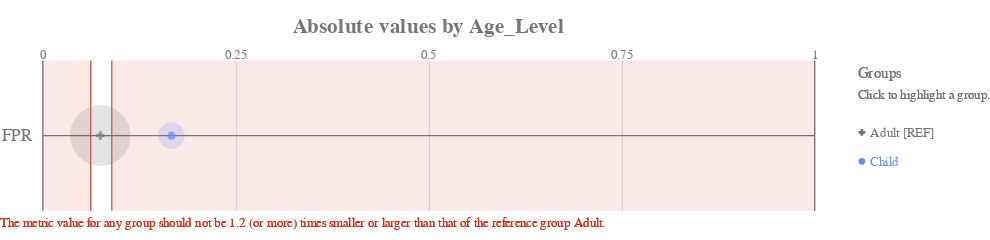

The notebook cell saved with this chart:
### Code cell
ap.absolute(bdf, metrics, 'Age_Level', fairness_threshold = disparity_tolerance)

### Figure 1 — Vega-Lite specification as saved in the notebook (floating-point values rounded to 4 significant figures)
{"config": {"view": {"continuousWidth": 400, "continuousHeight": 300, "strokeWidth": 0}, "axisLeft": {"labelColor": "rgb(117,117,117)", "labelFont": "Arial", "labelFontSize": 16}, "title": {"align": "center", "baseline": "middle", "color": "rgb(117,117,117)", "font": "Arial", "fontSize": 20, "fontWeight": "bold"}}, "layer": [{"data": {"name": "data-b71d65f846bc74ae5caddb3a096fb136"}, "mark": {"type": "rule", "stroke": "rgb(117,117,117)", "strokeWidth": 1.25, "tooltip": ""}, "encoding": {"x": {"type": "quantitative", "field": "start", "scale": {"domain": [0, 1], "range": [40.0, 760.0]}}, "x2": {"field": "end"}, "y": {"type": "nominal", "axis": {"domain": false, "labelAngle": 0, "labelPadding": -30, "orient": "left", "ticks": false, "title": ""}, "field": "y_position", "scale": {"domain": ["FPR"], "range": [17.5, 157.5]}}}}, {"data": {"name": "data-6cfe259518f6c7b358d8f836a73e6b7f"}, "mark": {"type": "rule", "stroke": "rgb(117,117,117)", "strokeWidth": 1.25, "tooltip": ""}, "encoding": {"x": {"type": "quantitative", "field": "x_position", "scale": {"domain": [0, 1], "range": [40.0, 760.0]}}, "y": {"value": 17.5}, "y2": {"value": 157.5}}}, {"data": {"name": "data-60ed1133fa688d151d36705a369482e0"}, "mark": {"type": "text", "align": "center", "color": "rgb(117,117,117)", "font": "Arial", "fontSize": 12, "fontWeight": "normal", "tooltip": ""}, "encoding": {"text": {"type": "nominal", "field": "value"}, "x": {"type": "quantitative", "field": "value", "scale": {"domain": [0, 1], "range": [40.0, 760.0]}}, "y": {"value": 12.25}}}, {"layer": [{"mark": {"type": "rect", "opacity": 0.8, "stroke": "rgb(217, 46, 28)", "strokeWidth": 1.25, "tooltip": ""}, "encoding": {"x": {"type": "quantitative", "field": "lower_threshold_value", "scale": {"domain": [0, 1], "range": [40.0, 760.0]}}, "x2": {"field": "lower_threshold_value"}, "y": {"type": "nominal", "axis": {"domain": false, "grid": false, "labels": false, "ticks": false, "title": " "}, "field": "metric", "scale": {"domain": ["FPR"], "range": [17.5, 157.5]}}}}, {"mark": {"type": "rect", "opacity": 0.8, "stroke": "rgb(217, 46, 28)", "strokeWidth": 1.25, "tooltip": ""}, "encoding": {"x": {"type": "quantitative", "field": "upper_threshold_value", "scale": {"domain": [0, 1], "range": [40.0, 760.0]}}, "x2": {"field": "upper_threshold_value"}, "y": {"type": "nominal", "axis": {"domain": false, "grid": false, "labels": false, "ticks": false, "title": " "}, "field": "metric", "scale": {"domain": ["FPR"], "range": [17.5, 157.5]}}}}, {"layer": [{"mark": {"type": "rect", "fill": "rgb(217, 46, 28)", "opacity": 0.1, "tooltip": ""}, "encoding": {"x": {"type": "quantitative", "field": "lower_threshold_value", "scale": {"domain": [0, 1], "range": [40.0, 760.0]}}, "x2": {"field": "lower_end"}, "y": {"type": "nominal", "axis": {"domain": false, "grid": false, "labels": false, "ticks": false, "title": " "}, "field": "metric", "scale": {"domain": ["FPR"], "range": [17.5, 157.5]}}}}, {"mark": {"type": "rect", "fill": "rgb(217, 46, 28)", "opacity": 0.1, "tooltip": ""}, "encoding": {"x": {"type": "quantitative", "field": "upper_threshold_value", "scale": {"domain": [0, 1], "range": [40.0, 760.0]}}, "x2": {"field": "upper_end"}, "y": {"type": "nominal", "axis": {"domain": false, "grid": false, "labels": false, "ticks": false, "title": " "}, "field": "metric", "scale": {"domain": ["FPR"], "range": [17.5, 157.5]}}}}]}, {"data": {"name": "data-79dd248bdaa0ea02c535240e8ad022c8"}, "mark": {"type": "text", "align": "left", "baseline": "top", "fill": "rgb(217, 46, 28)", "font": "Arial", "fontSize": 12, "fontWeight": "normal", "tooltip": ""}, "encoding": {"text": {"value": "The metric value for any group should not be 1.2 (or more) times smaller or larger than that of the reference group Adult."}, "x": {"value": 0}, "y": {"value": 163.3}}}], "data": {"name": "data-cdad144aba23a89d11095f191bc37fe2"}}, {"layer": [{"mark": "circle"}, {"data": {"name": "data-88cf3098d145de81ca101b6251b6c108"}, "mark": {"type": "circle", "opacity": 0.2}, "encoding": {"color": {"condition": {"type": "nominal", "field": "attribute_value", "legend": null, "scale": {"domain": ["Adult", "Child"], "range": ["rgb(117,117,117)", "rgb(100, 143, 255)", "rgb(254, 97, 0)", "rgb(220, 38, 127)", "rgb(255, 176, 0)", "rgb(120, 94, 240)"]}, "selection": "selector021"}, "value": "rgb(224,224,224)"}, "size": {"type": "quantitative", "field": "group_size", "legend": null, "scale": {"domain": [0, 224.4], "range": [0, 3848.0]}}, "tooltip": [{"type": "nominal", "field": "attribute_value", "title": "Group"}, {"type": "nominal", "field": "tooltip_group_size", "title": "Group Size"}, {"type": "nominal", "field": "tooltip_disparity_explanation_fpr", "title": "Disparity"}, {"type": "quantitative", "field": "fpr", "format": ".2f", "title": "FPR"}], "x": {"type": "quantitative", "axis": {"domain": false, "labels": false, "ticks": false, "title": null, "values": [0.25, 0.5, 0.75]}, "field": "fpr", "scale": {"domain": [0, 1], "range": [40.0, 760.0]}}, "y": {"type": "nominal", "axis": {"domain": false, "grid": false, "labels": false, "ticks": false, "title": " "}, "field": "metric_variable", "scale": {"domain": ["FPR"], "range": [17.5, 157.5]}}}, "selection": {"selector023": {"type": "multi", "empty": "all", "fields": ["attribute_value"]}}, "transform": [{"calculate": "'FPR'", "as": "metric_variable"}]}, {"layer": [{"mark": "point"}, {"data": {"name": "data-88cf3098d145de81ca101b6251b6c108"}, "mark": {"type": "point", "filled": true, "size": 60}, "encoding": {"color": {"condition": {"type": "nominal", "field": "attribute_value", "legend": null, "scale": {"domain": ["Adult", "Child"], "range": ["rgb(117,117,117)", "rgb(100, 143, 255)", "rgb(254, 97, 0)", "rgb(220, 38, 127)", "rgb(255, 176, 0)", "rgb(120, 94, 240)"]}, "selection": "selector021"}, "value": "rgb(224,224,224)"}, "shape": {"type": "nominal", "field": "attribute_value", "legend": null, "scale": {"domain": ["Adult", "Child"], "range": ["cross", "circle"]}}, "tooltip": [{"type": "nominal", "field": "attribute_value", "title": "Group"}, {"type": "nominal", "field": "tooltip_group_size", "title": "Group Size"}, {"type": "nominal", "field": "tooltip_disparity_explanation_fpr", "title": "Disparity"}, {"type": "quantitative", "field": "fpr", "format": ".2f", "title": "FPR"}], "x": {"type": "quantitative", "axis": {"domain": false, "labels": false, "ticks": false, "title": null, "values": [0.25, 0.5, 0.75]}, "field": "fpr", "scale": {"domain": [0, 1], "range": [40.0, 760.0]}}, "y": {"type": "nominal", "axis": {"domain": false, "grid": false, "labels": false, "ticks": false, "title": " "}, "field": "metric_variable", "scale": {"domain": ["FPR"], "range": [17.5, 157.5]}}}, "selection": {"selector022": {"type": "multi", "empty": "all", "fields": ["attribute_value"]}}, "transform": [{"calculate": "'FPR'", "as": "metric_variable"}]}]}]}, {"layer": [{"mark": {"type": "point", "filled": true, "opacity": 1, "size": 39.48}, "encoding": {"color": {"condition": {"type": "nominal", "field": "attribute_value", "legend": null, "scale": {"domain": ["Adult", "Child"], "range": ["rgb(117,117,117)", "rgb(100, 143, 255)", "rgb(254, 97, 0)", "rgb(220, 38, 127)", "rgb(255, 176, 0)", "rgb(120, 94, 240)"]}, "selection": "selector021"}, "value": "rgb(224,224,224)"}, "shape": {"type": "nominal", "field": "attribute_value", "legend": null, "scale": {"domain": ["Adult", "Child"], "range": ["cross", "circle"]}}, "x": {"value": 804}, "y": {"type": "nominal", "axis": {"domain": false, "grid": false, "labels": false, "ticks": false, "title": " "}, "field": "attribute_value", "scale": {"domain": ["Adult", "Child"], "range": [71, 125]}}}, "selection": {"selector021": {"type": "multi", "empty": "all", "fields": ["attribute_value"]}}}, {"mark": {"type": "text", "align": "left", "baseline": "middle", "font": "Arial", "fontSize": 12, "fontWeight": "normal"}, "encoding": {"color": {"condition": {"type": "nominal", "field": "attribute_value", "legend": null, "scale": {"domain": ["Adult", "Child"], "range": ["rgb(117,117,117)", "rgb(100, 143, 255)", "rgb(254, 97, 0)", "rgb(220, 38, 127)", "rgb(255, 176, 0)", "rgb(120, 94, 240)"]}, "selection": "selector021"}, "value": "rgb(224,224,224)"}, "text": {"type": "nominal", "field": "label"}, "x": {"value": 812}, "y": {"type": "nominal", "axis": {"domain": false, "grid": false, "labels": false, "ticks": false, "title": " "}, "field": "attribute_value", "scale": {"domain": ["Adult", "Child"], "range": [71, 125]}}}, "selection": {"selector024": {"type": "multi", "empty": "all", "fields": ["attribute_value"]}}}, {"data": {"name": "data-79dd248bdaa0ea02c535240e8ad022c8"}, "mark": {"type": "text", "align": "left", "baseline": "middle", "color": "rgb(117,117,117)", "font": "Arial", "fontSize": 12, "fontWeight": "normal"}, "encoding": {"text": {"value": "Click to highlight a group."}, "x": {"value": 800}, "y": {"value": 49}}}, {"data": {"name": "data-79dd248bdaa0ea02c535240e8ad022c8"}, "mark": {"type": "text", "align": "left", "baseline": "middle", "color": "rgb(117,117,117)", "font": "Arial", "fontSize": 14, "fontWeight": "normal"}, "encoding": {"text": {"value": "Groups"}, "x": {"value": 800}, "y": {"value": 30}}}], "data": {"name": "data-c443f07771dfdb70b5700726643396b0"}}], "height": 175, "padding": {"top": 15, "bottom": 10}, "resolve": {"scale": {"size": "independent", "y": "independent"}}, "title": "Absolute values by Age_Level", "width": 800, "$schema": "https://vega.github.io/schema/vega-lite/v4.8.1.json", "datasets": {"data-b71d65f846bc74ae5caddb3a096fb136": [{"y_position": "FPR", "start": 0, "end": 1}], "data-6cfe259518f6c7b358d8f836a73e6b7f": [{"x_position": 0}, {"x_position": 1}], "data-60ed1133fa688d151d36705a369482e0": [{"value": 0.0}, {"value": 0.25}, {"value": 0.5}, {"value": 0.75}, {"value": 1.0}], "data-cdad144aba23a89d11095f191bc37fe2": [{"lower_end": 0, "upper_end": 1, "lower_threshold_value": 0.06198, "upper_threshold_value": 0.08926, "metric": "FPR"}], "data-79dd248bdaa0ea02c535240e8ad022c8": [{"a": 1, "b": 0}, {"a": 1, "b": 0}], "data-88cf3098d145de81ca101b6251b6c108": [{"attribute_name": "Age_Level", "attribute_value": "Adult", "group_size": 187, "total_entities": 223, "fpr": 0.07438, "fpr_disparity": 1.0, "fpr_disparity_scaled": 0.0, "tooltip_group_size": "187 (83.86%)", "tooltip_disparity_explanation_fpr": "Reference group"}, {"attribute_name": "Age_Level", "attribute_value": "Child", "group_size": 36, "total_entities": 223, "fpr": 0.1667, "fpr_disparity": 2.241, "fpr_disparity_scaled": 1.241, "tooltip_group_size": "36 (16.14%)", "tooltip_disparity_explanation_fpr": "2.24 times larger FPR than the reference group"}], "data-c443f07771dfdb70b5700726643396b0": [{"attribute_value": "Adult", "label": "Adult [REF]"}, {"attribute_value": "Child", "label": "Child"}]}}
